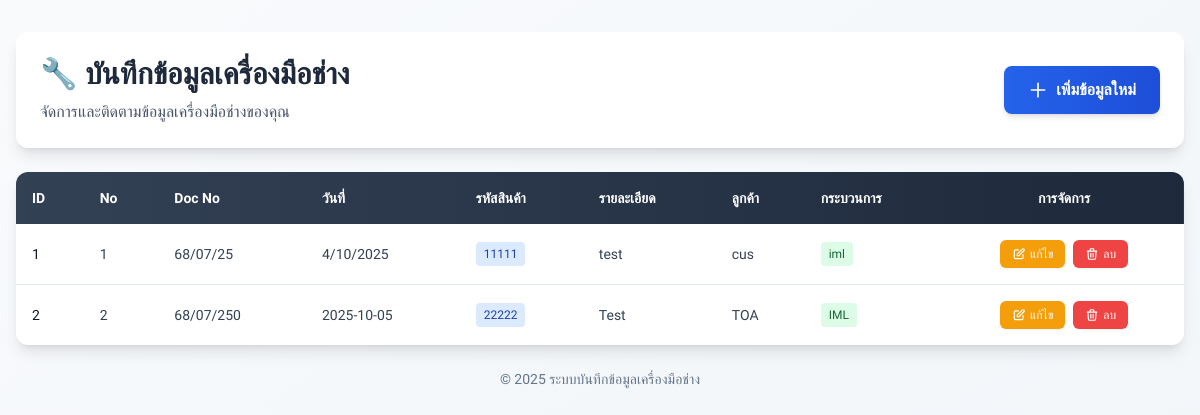
The page / on the database its author committed.
### tables this page shows
CREATE TABLE tools (
            id INTEGER PRIMARY KEY AUTOINCREMENT,
            no TEXT,
            doc_no TEXT,
            date TEXT,
            item_code TEXT,
            description TEXT,
            customer TEXT,
            process TEXT,
            size TEXT,
            part_weight TEXT,
            material TEXT,
            material_name TEXT,
            mat_use TEXT,
            master_batch TEXT,
            masterbatch_name TEXT,
            masterBatch_use TEXT,
            color TEXT,
            sm TEXT,
            handle TEXT,
            bag TEXT,
            packing_detail TEXT,
            label TEXT,
            insert_logo TEXT,
            carton_box TEXT,
            eco TEXT,
            remark TEXT
        );

### app.py (the view)
@app.route('/')
def index():
    conn = sqlite3.connect(DB_NAME)
    c = conn.cursor()
    c.execute("SELECT * FROM tools")
    data = c.fetchall()
    conn.close()
    return render_template('index.html', data=data)

### templates/index.html (shortened to what this page needs)
<!DOCTYPE html>
<html lang="th">
<head>
    <script src="https://cdn.tailwindcss.com"></script>
</head>
<body class="bg-gradient-to-br from-slate-50 to-slate-100 min-h-screen">
    <div class="container mx-auto px-4 py-8 max-w-7xl">
        <div class="bg-white rounded-xl shadow-lg p-6 mb-6">
            <div class="flex flex-col md:flex-row md:items-center md:justify-between gap-4">
                <div>
                    <h1 class="text-3xl font-bold text-slate-800 mb-2">
                        🔧 บันทึกข้อมูลเครื่องมือช่าง
                    </h1>
                    <p class="text-slate-600">จัดการและติดตามข้อมูลเครื่องมือช่างของคุณ</p>
                </div>
                <a href="{{ url_for('add') }}"
                   class="inline-flex items-center justify-center px-6 py-3 bg-gradient-to-r from-blue-600 to-blue-700 text-white font-semibold rounded-lg shadow-md hover:from-blue-700 hover:to-blue-800 transition-all duration-200 transform hover:scale-105">
                    <svg class="w-5 h-5 mr-2" fill="none" stroke="currentColor" viewBox="0 0 24 24">
                        <path stroke-linecap="round" stroke-linejoin="round" stroke-width="2" d="M12 4v16m8-8H4"/>
                    </svg>
                    เพิ่มข้อมูลใหม่
                </a>
            </div>
        </div>
        <div class="bg-white rounded-xl shadow-lg overflow-hidden">
            <div class="overflow-x-auto">
                <table class="w-full">
                    <thead>
                        <tr class="bg-gradient-to-r from-slate-700 to-slate-800 text-white">
                            <th class="px-4 py-4 text-left text-sm font-semibold">ID</th>
                            <th class="px-4 py-4 text-left text-sm font-semibold">No</th>
                            <th class="px-4 py-4 text-left text-sm font-semibold">Doc No</th>
                            <th class="px-4 py-4 text-left text-sm font-semibold">วันที่</th>
                            <th class="px-4 py-4 text-left text-sm font-semibold">รหัสสินค้า</th>
                            <th class="px-4 py-4 text-left text-sm font-semibold">รายละเอียด</th>
                            <th class="px-4 py-4 text-left text-sm font-semibold">ลูกค้า</th>
                            <th class="px-4 py-4 text-left text-sm font-semibold">กระบวนการ</th>
                            <th class="px-4 py-4 text-center text-sm font-semibold">การจัดการ</th>
                        </tr>
                    </thead>
                    <tbody class="divide-y divide-slate-200">
                        {% for row in data %}
                        <tr class="hover:bg-slate-50 transition-colors duration-150">
                            <td class="px-4 py-4 text-sm font-medium text-slate-900">{{ row[0] }}</td>
                            <td class="px-4 py-4 text-sm text-slate-700">{{ row[1] }}</td>
                            <td class="px-4 py-4 text-sm text-slate-700">{{ row[2] }}</td>
                            <td class="px-4 py-4 text-sm text-slate-700">{{ row[3] }}</td>
                            <td class="px-4 py-4 text-sm">
                                <span class="inline-flex px-2 py-1 text-xs font-medium bg-blue-100 text-blue-800 rounded">
                                    {{ row[4] }}
                                </span>
                            </td>
                            <td class="px-4 py-4 text-sm text-slate-700 max-w-xs truncate" title="{{ row[5] }}">
                                {{ row[5] }}
                            </td>
                            <td class="px-4 py-4 text-sm text-slate-700">{{ row[6] }}</td>
                            <td class="px-4 py-4 text-sm">
                                <span class="inline-flex px-2 py-1 text-xs font-medium bg-green-100 text-green-800 rounded">
                                    {{ row[7] }}
                                </span>
                            </td>
                            <td class="px-4 py-4 text-sm text-center">
                                <div class="flex items-center justify-center gap-2">
                                    <a href="{{ url_for('edit', id=row[0]) }}"
                                       class="inline-flex items-center px-3 py-1.5 bg-amber-500 text-white text-xs font-medium rounded-md hover:bg-amber-600 transition-colors duration-200 shadow-sm">
                                        <svg class="w-3.5 h-3.5 mr-1" fill="none" stroke="currentColor" viewBox="0 0 24 24">
                                            <path stroke-linecap="round" stroke-linejoin="round" stroke-width="2" d="M11 5H6a2 2 0 00-2 2v11a2 2 0 002 2h11a2 2 0 002-2v-5m-1.414-9.414a2 2 0 112.828 2.828L11.828 15H9v-2.828l8.586-8.586z"/>
                                        </svg>
                                        แก้ไข
                                    </a>
                                    <a href="{{ url_for('delete', id=row[0]) }}"
                                       onclick="return confirm('คุณต้องการลบข้อมูลนี้หรือไม่?')"
                                       class="inline-flex items-center px-3 py-1.5 bg-red-500 text-white text-xs font-medium rounded-md hover:bg-red-600 transition-colors duration-200 shadow-sm">
                                        <svg class="w-3.5 h-3.5 mr-1" fill="none" stroke="currentColor" viewBox="0 0 24 24">
                                            <path stroke-linecap="round" stroke-linejoin="round" stroke-width="2" d="M19 7l-.867 12.142A2 2 0 0116.138 21H7.862a2 2 0 01-1.995-1.858L5 7m5 4v6m4-6v6m1-10V4a1 1 0 00-1-1h-4a1 1 0 00-1 1v3M4 7h16"/>
                                        </svg>
                                        ลบ
                                    </a>
                                </div>
                            </td>
                        </tr>
                        {% endfor %}
                    </tbody>
                </table>
            </div>
        </div>
        <div class="mt-6 text-center text-sm text-slate-500">
            <p>© 2025 ระบบบันทึกข้อมูลเครื่องมือช่าง</p>
        </div>
    </div>
</body>
</html>

### templates/index.html (style rules this page uses)
body { font-family: 'Sarabun', sans-serif; }

### rows shown on the page
tools: id "1", no "1", doc_no "68/07/25", date "4/10/2025", item_code "11111", description "test", customer "cus", process "iml"
tools: id "2", no "2", doc_no "68/07/250", date "2025-10-05", item_code "22222", description "Test", customer "TOA", process "IML"
